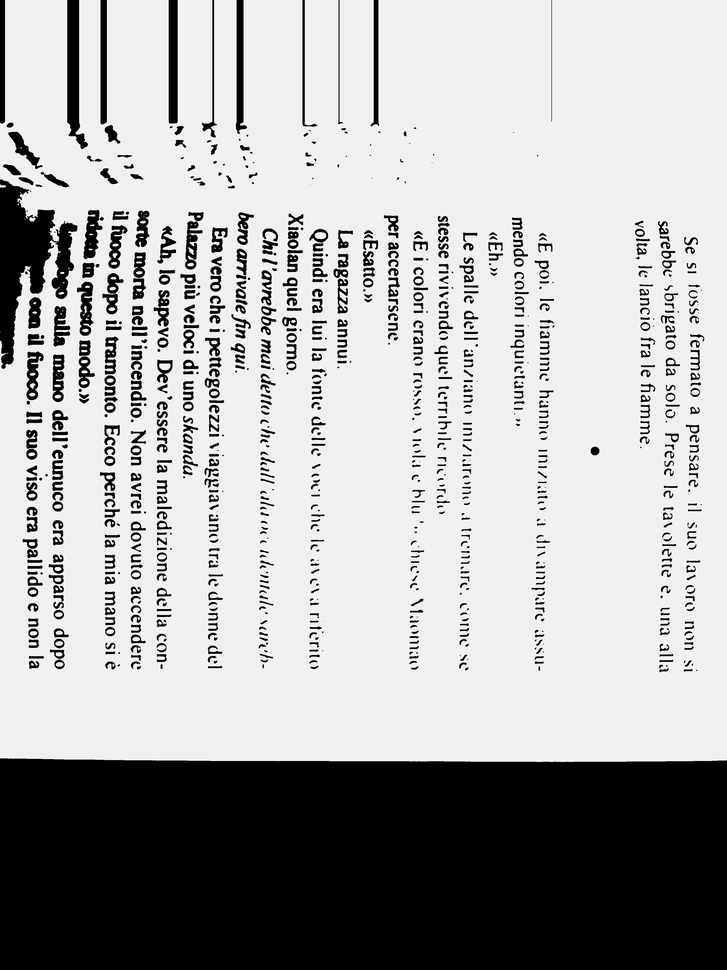
#> input picture python/prova1.png, 727 x 970 px, shrunk from 3060 x 4080 before the run
$ python opencv.py
#> lines starting #> are read from the running program, lines starting #| are printed output that depends on the picture; after the words box and inside, x2 and y2 are one past the last pixel; in counts of white or black regions, pixels touching at a corner belong together
#> the answer given: prova1.png
import cv2
import pytesseract
import tkinter as tk
from tkinter import filedialog


def preprocess_image(image_path):
#> called with image_path = 'prova1.png'
    img = cv2.imread(image_path)
#> img is the input picture: shape (970, 727, 3); min 0, max 255, mean 172.6
    if img is None:
        raise FileNotFoundError("Immagine non trovata")

    # conversione il scala di grigi
    gray = cv2.cvtColor(img, cv2.COLOR_BGR2GRAY)

    # riduzione del rumore
    gray = cv2.bilateralFilter(gray, 9, 75, 75)

    gray = cv2.medianBlur(gray, 5)
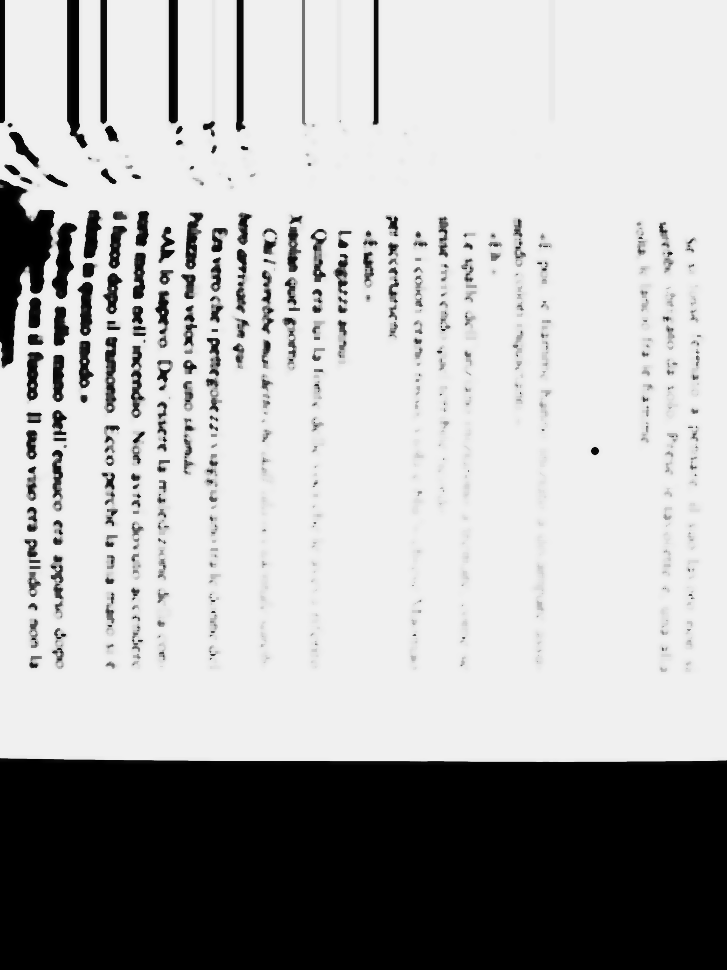
#> gray: shape (970, 727); min 0, max 240, mean 176.3

    # BInarizzazione con Otsu
    _, thresh = cv2.threshold(
        gray,  # valore di soglia (da 0 a 255)
        127,
        255,  # valore massimo assegnato ai pixel "bianchi"
        cv2.THRESH_BINARY,  # tipo di threshold
    )
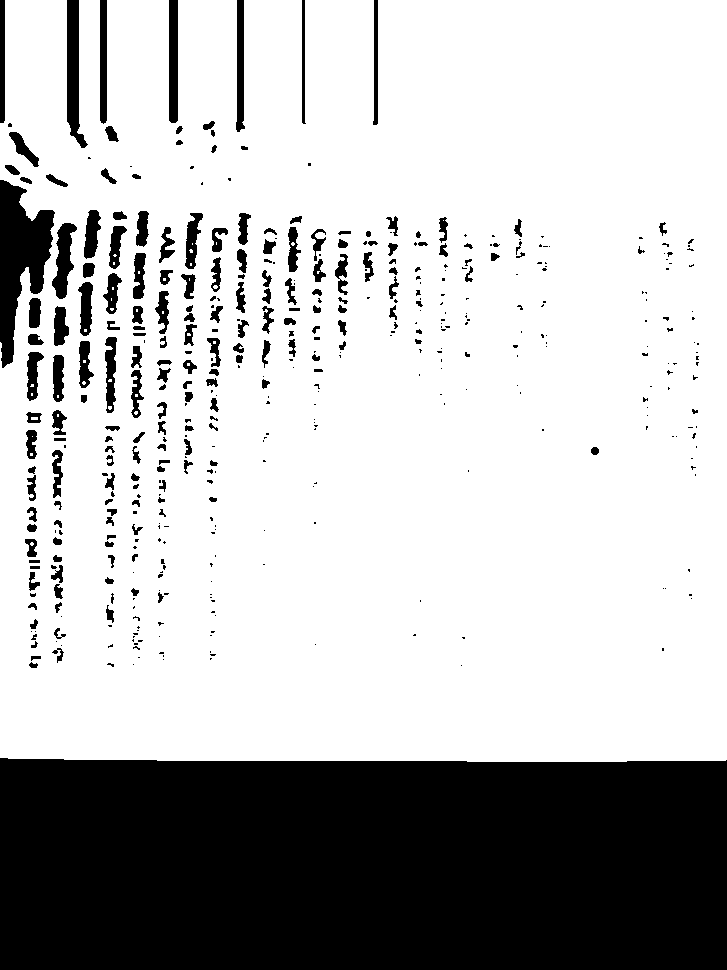
#> thresh: shape (970, 727); 73.7% white; 449 black regions (252 under 20 px), largest, box (x1, y1, x2, y2) and area: (0, 758, 727, 970) 152013, (0, 180, 55, 368) 5363, (67, 0, 88, 148) 1686

    # Morfologia per pulizia piccoli artefatti
    kernel = cv2.getStructuringElement(cv2.MORPH_RECT, (2, 2))
    processed = cv2.morphologyEx(thresh, cv2.MORPH_OPEN, kernel)
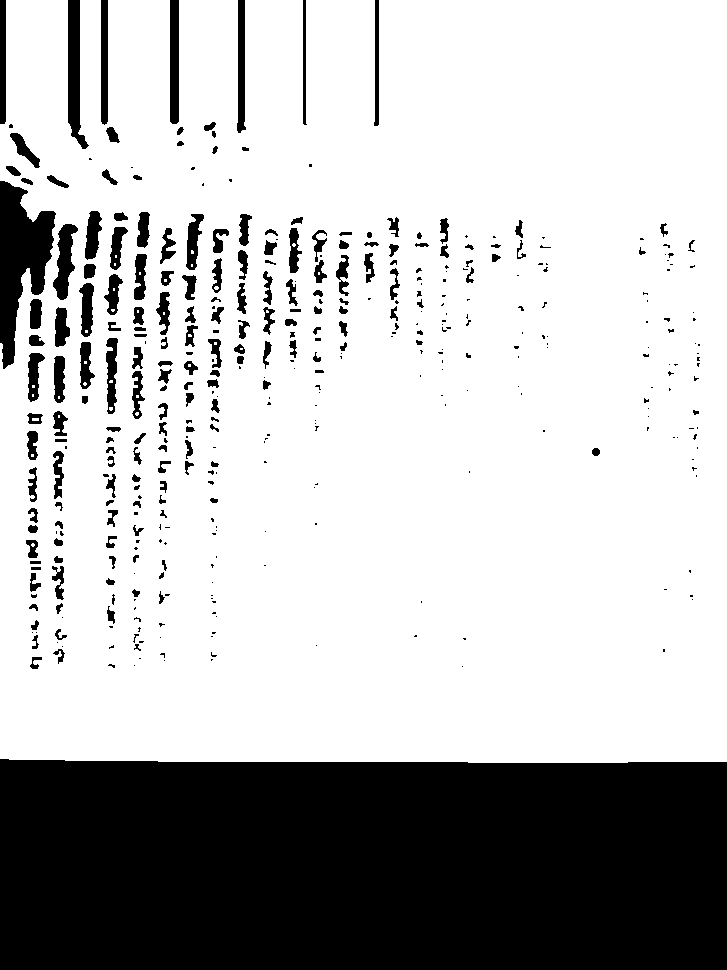
#> processed: shape (970, 727); 73.7% white; 397 black regions (206 under 20 px), largest, box (x1, y1, x2, y2) and area: (0, 759, 727, 970) 151288, (0, 181, 56, 369) 5526, (68, 0, 89, 149) 1698

    # allineamento testo
    coords = cv2.findNonZero(processed)
#> coords = contour of 519858 points, box (x1, y1, x2, y2) (0, 0, 727, 763), area 38508
    if coords is not None:
        angle = cv2.minAreaRect(coords)[-1]
#> angle = -90
        if angle < -45:
            angle = -(90 + angle)
#> angle = 0
        else:
            angle = -angle

        (h, w) = processed.shape[:2]
#> h = 970; w = 727
        center = (w // 2, h // 2)
#> center = (363, 485)
        M = cv2.getRotationMatrix2D(center, angle, 1.0)
#> M = [[1, 0, 0], [0, 1, 0]]
        rotated = cv2.warpAffine(
            processed, M, (w, h), flags=cv2.INTER_CUBIC, borderMode=cv2.BORDER_REPLICATE
        )
    else:
        rotated = processed

    return rotated


def extract_text(image_path, lang="ita"):
    processed_img = preprocess_image(image_path)
#> (the run stopped early here; a loop or call above may not have finished)
